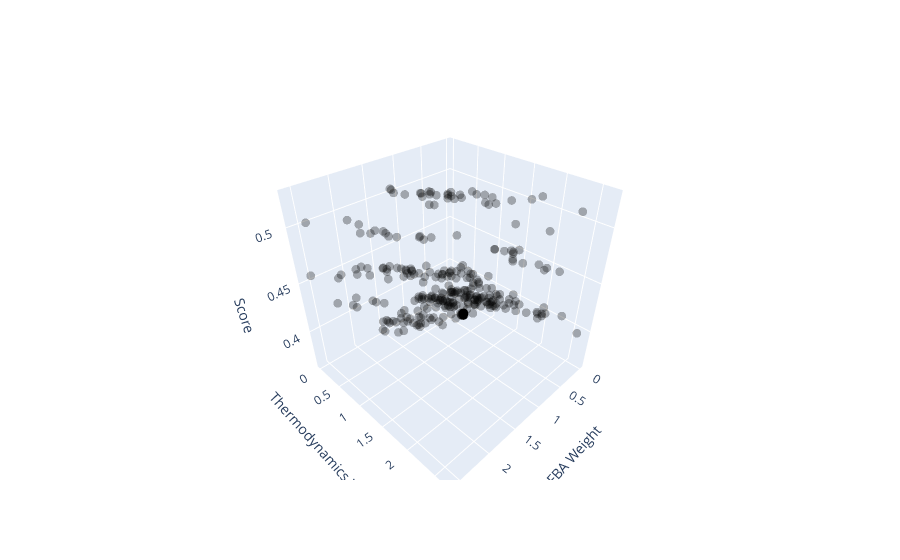

Notebook code cell kept with this figure:
### Code cell
fig = go.Figure(data=[go.Scatter3d(x=[data['all_runs'][i][1] for i in data['all_runs']], 
                                   y=[data['all_runs'][i][2] for i in data['all_runs']], 
                                   z=[float(i) for i in data['all_runs']],
                                   mode='markers',
                                   marker=dict(color='black', size=3, opacity=0.3))])
fig.update_layout(scene = dict(
                    xaxis_title='FBA Weight',
                    yaxis_title='Thermodynamics Weight',
                    zaxis_title='Score'))
fig.show()

### Figure 1 — Plotly figure (JSON) as saved in the notebook; plotly's stock layout.template omitted (floating-point values rounded to 4 significant figures; data arrays with more than 128 entries replaced by an {"elided": "..."} marker saying what was removed)
{"data": [{"marker": {"color": "black", "opacity": 0.3, "size": 3}, "mode": "markers", "type": "scatter3d", "x": {"elided": "338 float values"}, "y": {"elided": "338 float values"}, "z": {"elided": "338 float values"}}], "layout": {"scene": {"xaxis": {"title": {"text": "FBA Weight"}}, "yaxis": {"title": {"text": "Thermodynamics Weight"}}, "zaxis": {"title": {"text": "Score"}}}}}
